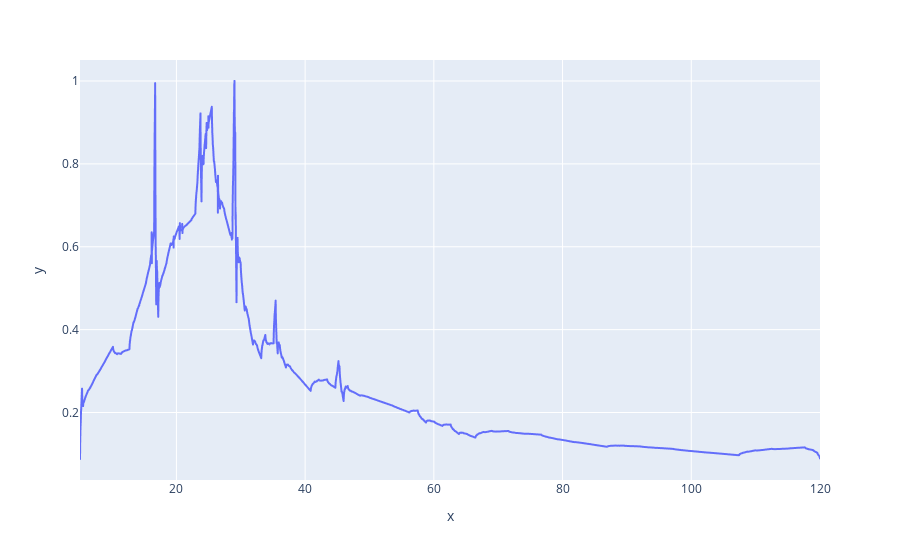

The notebook cell saved with this chart:
### Code cell
px.line(y=y/max(y), x=x['2Theta'])

### Figure 1 — Plotly figure (JSON) as saved in the notebook; plotly's stock layout.template omitted (floating-point values rounded to 4 significant figures; data arrays with more than 128 entries replaced by an {"elided": "..."} marker saying what was removed)
{"data": [{"hovertemplate": "x=%{x}<br>y=%{y}<extra></extra>", "legendgroup": "", "line": {"color": "#636efa", "dash": "solid"}, "mode": "lines", "name": "", "showlegend": false, "type": "scattergl", "x": {"elided": "5750 float values"}, "xaxis": "x", "y": {"elided": "5750 float values"}, "yaxis": "y"}], "layout": {"legend": {"tracegroupgap": 0}, "margin": {"t": 60}, "xaxis": {"anchor": "y", "domain": [0, 1], "title": {"text": "x"}}, "yaxis": {"anchor": "x", "domain": [0, 1], "title": {"text": "y"}}}}
